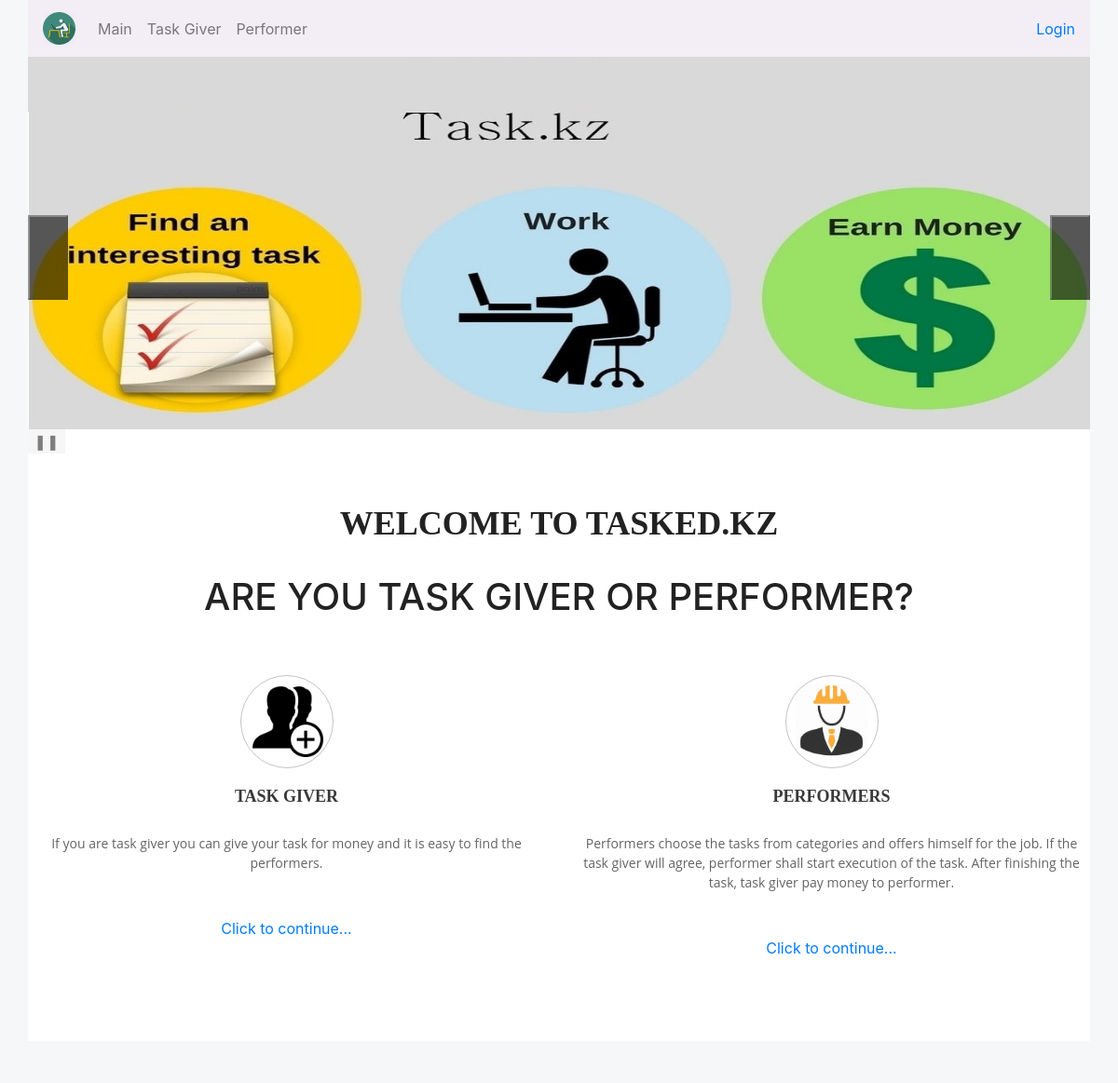
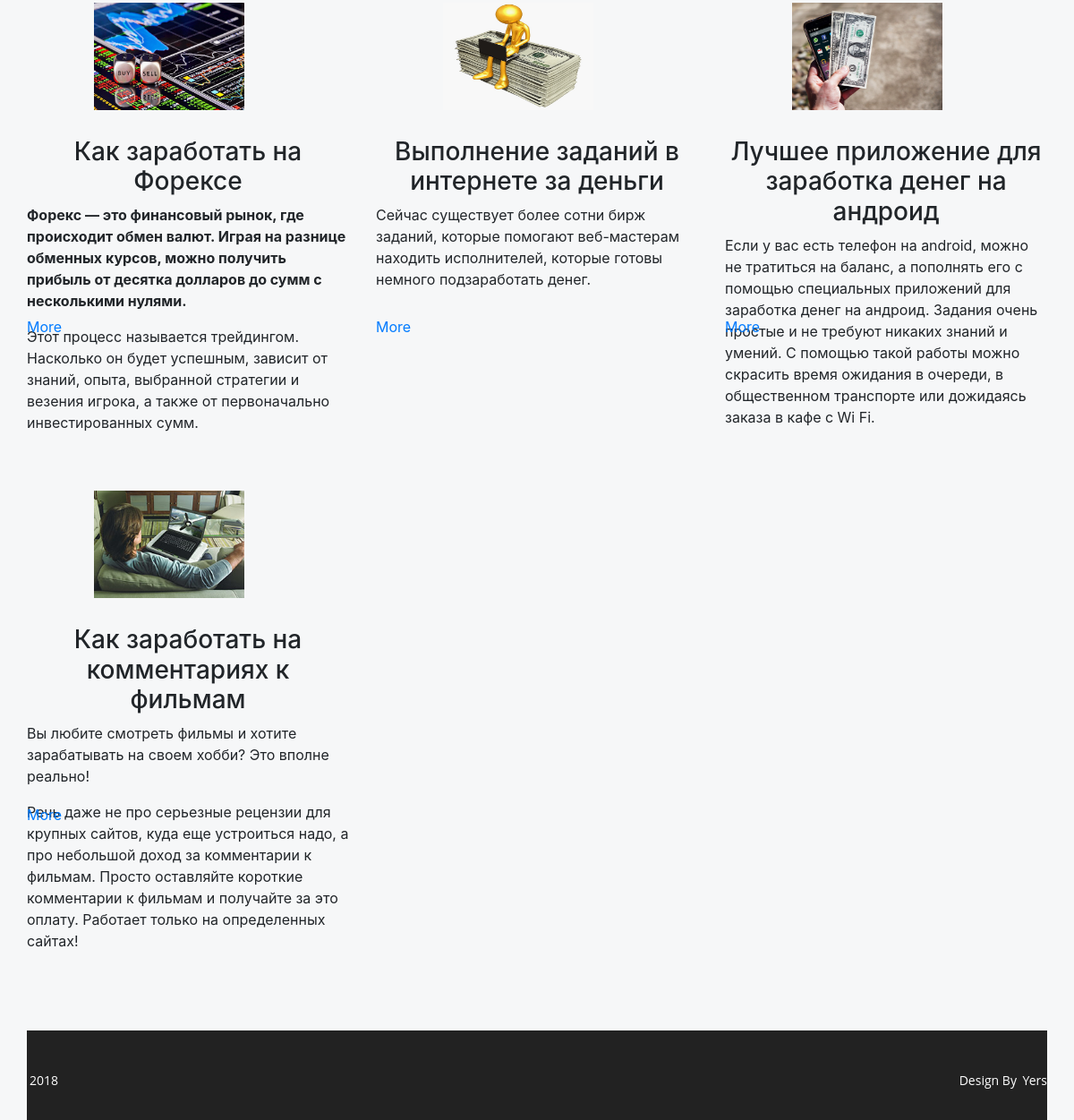
The page / on the database its author committed (2 pictures, top to bottom).
### tables this page shows
CREATE TABLE `articles` (
  `id` int(11) NOT NULL,
  `title` varchar(200) NOT NULL,
  `img` varchar(200) NOT NULL,
  `introt` text NOT NULL,
  `fullt` text NOT NULL,
  `timea` date NOT NULL
);

### functions.php (called while the page is built)
 <?php
function getNews ($limit)
{
	$db = mysqli_connect('localhost','root','','web');
	 mysqli_query($db,"SET NAMES utf8");
$sql = "SELECT * FROM articles ORDER BY id DESC LIMIT $limit";
   $res= mysqli_query($db, $sql);
return resultToArray ($res);
}
function  resultToArray ($res) {
$array=array ();
while (($row = $res->fetch_assoc()) != false)
	$array[]=$row;
	return $array;
}
 ?>

### index.php (the view, shortened to what this page needs)
<!DOCTYPE html>
<html lang="en">
<head>
    <?php
require_once "functions.php";
$news = getNews (4);
    ?>
    <link rel="stylesheet" href="https://maxcdn.bootstrapcdn.com/bootstrap/4.0.0/css/bootstrap.min.css">
<link rel="stylesheet" href="http://netdna.bootstrapcdn.com/bootstrap/3.0.0/css/bootstrap-glyphicons.css"></link>
     <link rel="stylesheet" href="css/main.css">
</head>
<body>
	<div class="container">
<?php
 include "include/nav.php";
?>
<div class="container-fluid nopadding">
  <div id="slides">
    <div class="slide"></div>
    <button  class="prev"  id="previous">&lt;</button>
 <button class="next"  id="next">&gt;</button>
  </div>
   <div class="slide-btn">
    <button class="controls" id="pause">&#10074;&#10074;</button>
  </div></div>
	<section id="welcome">
            <div class="container">
                <div class="row">
                    <div class="col-md-12">
                        <div class="wel_header">
                            <h2>welcome to TASKED.KZ</h2>
                           <h1 style="margin-bottom: 30px;"> ARE YOU TASK GIVER OR PERFORMER? </h1>
                        </div>
                    </div>
                </div>
                <div class="row">
                    <div class="col-md-6">
                        <div class="item">
                            <div class="single_item">
                                <div class="item_list">
                                    <div class="welcome_icon">
                                      <img src="img/taskgiver.png" width="80%" height="80%" alt="logo" style="margin-top: 8px">
                                    </div>
                                    <h4>Task Giver</h4>
                                       <p>If you are task giver you can give your task for money and it is easy to find the performers.</p>
                                        <br>
      <a href="taskgiver.php" class="nav-link">Click to continue...</a>
                                </div>
                            </div>
                        </div>
                    </div>
                    <div class="col-md-6">
                        <div class="item">
                            <div class="single_item">
                                <div class="item_list">
                                    <div class="welcome_icon">
                                       <img src="img/performer.png" width="80%" height="80%" alt="logo"  style="margin-top: 8px">
                                    </div>
                                    <h4>Performers</h4>
                                    <p>Performers choose the tasks from categories and  offers himself for the job. If the task giver will agree, performer shall start execution of the task.   After finishing the task, task giver pay money to performer.</p>
                                    <br>
      <a href="performer.php" class="nav-link">Click to continue...</a>
                                </div>
                            </div>
                        </div>
                    </div>
                </div>
            </div>
        </section>
<br><br>
<div class="row">
<?php
for($i=0; $i<count($news); $i++){
 echo "<div class=\"col-md-4\">";
 echo ' <div class="col-sm-8" style="margin:0 auto; height:150px;"><img src="upimg/'.$news[$i]["img"].'" style="width:80%;height:80%">
 <br><br></div>
 <h3 class="title" style="text-align:center;">'.$news[$i]["title"].'</h3>
 <p>'.$news[$i]["introt"].'</p>
  <div class="more"  style="position:absolute;top: 350px;"> <a href="article.php?id='.$news[$i]["id"].'"> More </a></div><br><br>
 </div>';
}
 ?>
</div>
 <br>
<?php
 include "include/footer.php";
?>
</div>
</body>
</html>

### include/nav.php (shortened to what this page needs)
<nav class="navbar navbar-expand-lg navbar-light sticky-top" style="background-color: #F3EEF6;" >
   <a href="#" class="navbar-brand">
   	<img src="img/icon.png" width="35" height="35" alt="logo">
   </a>
   <div class="collapse navbar-collapse" id="navbarSupportedContent">
    <ul class="navbar-nav mr-auto">
      <li class="nav-item">
   			<a href="index.php" class="nav-link">Main</a>
   		</li>
   		<li class="nav-item ">
   			<a href="taskgiver.php" class="nav-link">Task Giver</a>
   		</li>
   		<li class="nav-item ">
   			<a href="performer.php" class="nav-link">Performer</a>
   		</li>
   		</ul>
<ul class="nav navbar-nav navbar-right" >
  <?php
if(isset($_COOKIE['login']))
{
  echo "welcome ".$_COOKIE['login'];
  echo "
  <form action='auth.php' method='post'>
  <span style=\"color:#007bff\" class=\"glyphicon glyphicon-log-in\"></span>
  <input style=\"border:none; color:#007bff; background-color:#F3EEF6 \" type='submit' name='submitt'  value='Logout'>
</form>";
}
else
{
  echo  "<li class=\"nav-item active\"  onclick=\"document.getElementById('id01').style.display='block'\"><a href=\"#\"><span class=\"glyphicon glyphicon-log-in\"></span> Login</a></li>";
}
  ?>
    </ul>
   </div>
</nav>

### include/footer.php (shortened to what this page needs)
<section id="footer">
            <div class="container">
                <div class="row text-center">
                    <div class="col-md-6">
                        <div class="copyright">
                            <p> 2018</p>
                        </div>
                    </div>
                    <div class="col-md-6">
                        <div class="designer">
                            <p>Design By <a href="#">Yers</a></p>
                        </div>
                    </div>
                </div>
            </div>
        </section>

### css/main.css (style rules this page uses)
body { background-color: #f6f7f8; }
.container { padding-right: 0px; padding-left: 0px; }
.nopadding { padding: 0px; }
a { color: #007bff; }
#slides { position: relative; padding: 0px; margin: 0px; list-style-type: none; min-width: 100%; }
@media only screen and (min-width: 961px) and (max-width: 1200px) { #slides { height: 400px; } }
.slide { position: absolute; left: 0px; top: 0px; width: 100%; height: 100%; opacity: 0; z-index: 1; -webkit-transition: opacity 0.5s; -moz-transition: opacity 0.5s; -o-transition: opacity 0.5s; transition: opacity 0.5s; }
.showing { opacity: 1; z-index: 2; }
.slide { font-size: 40px; padding: 40px; box-sizing: border-box; color: #fff; background-size: cover; }
.slide:nth-of-type(2) { background-image: url('../img/img2.jpg'); background-size: 100% 100%; }
.controls { opacity: 0.5; width: 40px; border: none; cursor: pointer; border: 1px ; }
.slide-btn { position: absolute; }
button.prev,button.next { z-index: 2; height:91px; position:absolute; width:43px; top:50%; margin-top:-30px; opacity:0.6; text-indent:-99999px; cursor:pointer; -webkit-transition:opacity 200ms ease-out; }
.prev { left:0; background: #000 url('https://lh4.googleusercontent.com/-JN1IZLtuToI/UUoZnMG3C_I/AAAAAAAAAE8/SEbJ9nqXGnY/s226/sprite.png') no-repeat -200px 25px; }
.next { right:0; background: #000 url('https://lh4.googleusercontent.com/-JN1IZLtuToI/UUoZnMG3C_I/AAAAAAAAAE8/SEbJ9nqXGnY/s226/sprite.png') no-repeat -167px 25px; }
#welcome { min-height: 350px; background: #fff; padding: 80px 0; }
.wel_header { text-align: center; color: #222222; padding-top: 0; }
.wel_header h2 { font-size: 36px; text-transform: uppercase; font-weight: 700; padding-bottom: 25px; font-family: 'Roboto Slab', serif !important; color: #222222; }
#welcome .single_item { padding-top: 30px; text-align: center; }
#welcome .welcome_icon { width: 100px; height: 100px; border-radius: 50%; text-align: center; margin: 0 auto; border: 1px solid #C4C4C4; transition: .7s; }
#welcome .item_list h4 { padding: 20px; text-transform: uppercase; font-weight: 700; font-size: 18px; color: #393939; transition: 0.7s; font-family: 'Roboto Slab', serif; }
#welcome .item_list p { font-size: 14px; color: #646464; font-family: 'Open Sans', sans-serif; }
#footer { min-height: 100px; background: #222222; color: #fff; }
#footer .copyright, #footer .designer { padding-top: 45px; font-size: 14px; }
#footer .copyright p { text-align: left; }
#footer .designer p { text-align: right; }
#footer .copyright p, #footer .copyright p span a, #footer .designer p, #footer .designer a { font-size: 14px; color: #ffffff; font-family: 'Open Sans', sans-serif; padding-left: 3px; }

### rows shown on the page
articles: img (picture), title "Как заработать на Форексе", introt "Форекс — это финансовый рынок, где происходит обмен валют. Играя на разнице обменных курсов, можно получить прибыль от десятка долларов до сумм с несколькими нулями. Этот процесс называется трейдингом. Насколько он будет успешным, зависит от знаний, опыта, выбранной стратегии и везения игрока, а также от первоначально инвестированных сумм."
articles: img (picture), title "Выполнение заданий в интернете за деньги", introt "Сейчас существует более сотни бирж заданий, которые помогают веб-мастерам находить исполнителей, которые готовы немного подзаработать денег."
articles: img (picture), title "Лучшее приложение для заработка денег на андроид", introt "Если у вас есть телефон на android, можно не тратиться на баланс, а пополнять его с помощью специальных приложений для заработка денег на андроид. Задания очень простые и не требуют никаких знаний и умений. С помощью такой работы можно скрасить время ожидания в очереди, в общественном транспорте или дожидаясь заказа в кафе с Wi Fi."
articles: img (picture), title "Как заработать на комментариях к фильмам", introt "Вы любите смотреть фильмы и хотите зарабатывать на своем хобби? Это вполне реально! Речь даже не про серьезные рецензии для крупных сайтов, куда еще устроиться надо, а про небольшой доход за комментарии к фильмам. Просто оставляйте короткие комментарии к фильмам и получайте за это оплату. Работает только на определенных сайтах!"
